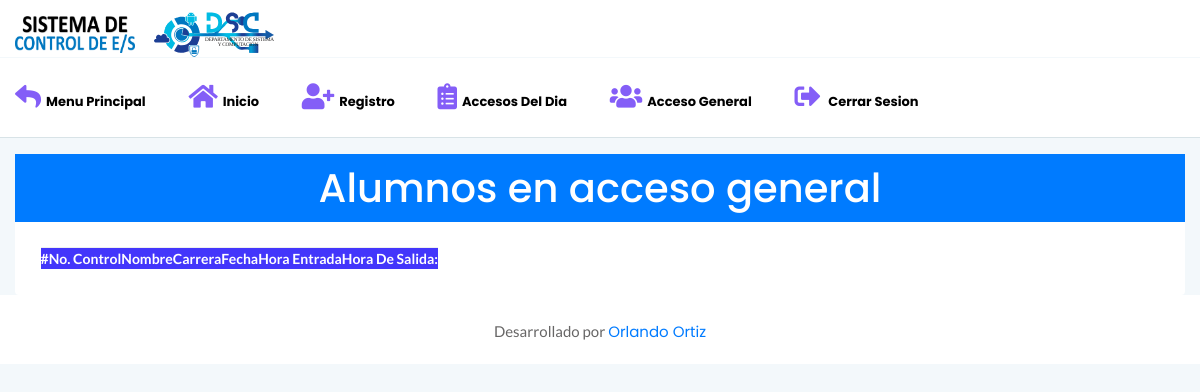
Page /SES/Accesogeneral (signed in) on the earlier database version.
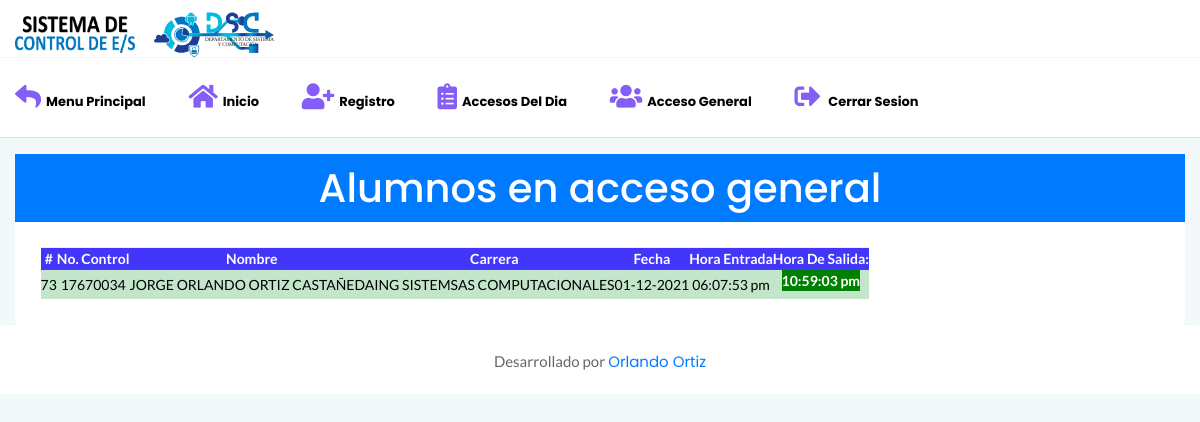
Same page on the later database version.
### tables this page shows
CREATE TABLE IF NOT EXISTS `alumnos` (
  `id` int(11) NOT NULL AUTO_INCREMENT,
  `nombre` varchar(50) NOT NULL,
  `nocontrol` varchar(12) NOT NULL,
  `carrera` varchar(50) NOT NULL,
  `entrada` varchar(50) NOT NULL,
  `enhora` varchar(50) NOT NULL,
  `sahora` varchar(50) DEFAULT NULL,
  PRIMARY KEY (`id`)
);

### SES/controladores/plantilla.controlador.php (called while the page is built)
<?php
class ControladorPlantilla{
	public function ctrPlantilla(){
		include "vistas/plantilla.php";
	}
}

### SES/index.php (called while the page is built, shortened)
<?php
require_once "controladores/plantilla.controlador.php";
require_once "controladores/tablageneral.controlador.php";
require_once "modelos/tablageneral.modelo.php";
$plantilla = new ControladorPlantilla();
$plantilla->ctrPlantilla();

### SES/modelos/conexion.php (called while the page is built)
<?php
class Conexion
{
	static public function conectar()
	{
		$link = new PDO("mysql:host=localhost;dbname=cat", "u297166837.dsc", "DscIti2021.");
		$link->exec("set names utf8");
		return $link;
	}
}

### SES/modelos/tablageneral.modelo.php (called while the page is built, shortened)
<?php
require_once "conexion.php";
class ModeloMostrarAlumnosG
{
    static public function MdlMostrarAlumnos($tabla, $item, $valor, $DateEntrada)
    {
        if ($item != null) {
            $stmt = Conexion::conectar()->prepare("SELECT id, nocontrol, nombre, carrera, entrada ,enhora, sahora FROM $tabla WHERE $item = :$item");
            $stmt->bindParam(":" . $item, $valor, PDO::PARAM_STR);
            $stmt->execute();
            return $stmt->fetch();
        } else {
            $stmt = Conexion::conectar()->prepare("SELECT id, nocontrol, nombre, carrera, entrada ,enhora, sahora FROM $tabla");
            $stmt->bindParam(":entrada", $DateEntrada, PDO::PARAM_STR);
            $stmt->execute();
            return $stmt->fetchAll();
        }
    }
}

### SES/controladores/tablageneral.controlador.php (the view, shortened to what this page needs)
<?php
class ControladorMostrarAlunmosG
{
    public static function ctrMostrarAlumnos()
    {
        $Object = new DateTime();
        $Object->setTimezone(new DateTimeZone('America/Mexico_City'));
        $DateEntrada = $Object->format("d-m-Y");
        $tabla = "alumnos";
        $item = null;
        $valor = "";
        $respuesta = ModeloMostrarAlumnosG::MdlMostrarAlumnos($tabla, $item, $valor, $DateEntrada);
        foreach ($respuesta as $key => $value) {
            echo ' <tr class="table-success">
                            <td>' . $value["id"] . '</td>
                            <td>' . $value["nocontrol"] . '</td>
                            <td>' . $value["nombre"] . '</td>
                            <td>' . $value["carrera"] . '</td>
                            <td>' . $value["entrada"] . '</td>
                            <td>' . $value["enhora"] . '</td>
                            <td>' ?>
                                 <?php
                                    if (empty($value["sahora"])) {
                                        echo '<label style="color: white; background-color: red;"><strong> Dentro del la Institución </strong></label>';
                                    } else {
                                        echo  '<label style="color: white; background-color: green;"> <strong>' . $value["sahora"] . ' </strong></label>';
                                    }
                                    ?>
                                <?php
                            }
                        }
                    }

### SES/vistas/plantilla.php (shortened to what this page needs)
<!doctype html>
<html class="no-js" lang="es">
<head>
    <link href="https://cdn.jsdelivr.net/npm/bootstrap@5.1.2/dist/css/bootstrap.min.css" rel="stylesheet">
    <link rel="stylesheet" href="vistas/assets/css/bootstrap.min.css">
    <link rel="stylesheet" href="vistas/assets/css/swichtCSS.css">
    <link rel="stylesheet" href="vistas/assets/css/Font-Awesome.css">
    <link rel="stylesheet" href="vistas/assets/css/themify-icons.css">
    <link rel="stylesheet" href="vistas/assets/css/metisMenu.css">
    <link rel="stylesheet" href="vistas/assets/css/owl.carousel.min.css">
    <link rel="stylesheet" href="vistas/assets/css/slicknav.min.css">
    <link rel="stylesheet" type="text/css" href="vistas/assets/css/dataTables.bootstrap4.min.css">
    <link rel="stylesheet" type="text/css" href="vistas/assets/css/responsive.bootstrap.min.css">
    <link rel="stylesheet" type="text/css" href="vistas/assets/css/responsive.jqueryui.min.css">
    <link rel="stylesheet" type="text/css" href="vistas/assets/css/jquery.dataTables.css">
    <link rel="stylesheet" href="vistas/assets/css/typography.css">
    <link rel="stylesheet" href="vistas/assets/css/default-css.css">
    <link rel="stylesheet" href="vistas/assets/css/styles.css">
    <link rel="stylesheet" href="vistas/assets/css/responsive.css">
</head>
<body style="background-color: #F3F8FB">
    <?php
    echo '<div class="horizontal-main-wrapper">';
    include "modulos/cabezote.php";
    if (isset($_GET["ruta"])) {
        if (
            $_GET["ruta"] == "Inicio" ||
            $_GET["ruta"] == "Registro" ||
            $_GET["ruta"] == "Accesos" ||
            $_GET["ruta"] == "Accesogeneral" ||
            $_GET["ruta"] == "CerrarSesion" ||
            $_GET["ruta"] == "Regresar"
        ) {
            require "modulos/" . $_GET["ruta"] . ".php";
        } else {
            include "modulos/404.php";
        }
    }
    include "modulos/footer.php";
    echo '</div>';
    ?>
</body>
</html>

### SES/vistas/modulos/cabezote.php (shortened to what this page needs)
<div class="mainheader-area" style="padding-top: 12px;">
    <div class="container">
        <div class="row align-items-center">
            <div class="col-md-3 d-none d-md-block">
                <div class="logo">
                    <a href="Inicio"><img src="vistas/assets/images/icon/SCES.png" alt="logo"></a>
                    <a href="Inicio" class="ml-3"><img src="vistas/assets/images/icon/LogoDSC.svg" alt="logo"></a>
                </div>
            </div>
        </div>
    </div>
</div>
<div class="header-area header-bottom">
    <div class="container">
        <div class="row align-items-center">
            <div class="col-lg-12  d-none d-lg-block">
                <div class="horizontal-menu">
                    <nav>
                        <ul id="nav_menu">
                            <li>
                                <a href="Regresar"><i class="fas fa-reply fa-2x" style="color: #845ef7;"></i><span><strong>menu principal</strong></span></a>
                            </li>
                            <li>
                                <a href="Inicio"><i class="fa fa-home fa-2x" style="color: #845ef7;"></i><span><strong>Inicio</strong></span></a>
                            </li>
                            <li>
                                <a href="Registro"><i class="fas fa-user-plus fa-2x" style="color: #845ef7;"></i><span><strong>Registro</strong></span></a>
                            </li>
                            <li>
                                <a href="Accesos"><i class="fa fa-clipboard-list fa-2x" style="color: #845ef7;"></i><span><strong>Accesos del dia</strong></span></a>
                            </li>
                            <li>
                                <a href="Accesogeneral"><i class="fa fa-users fa-2x" style="color: #845ef7;"></i><span><strong>Acceso General</strong></span></a>
                            </li>
                            <li>
                                <a href="CerrarSesion"><i class="fa fa-sign-out-alt fa-2x" style="color: #845ef7;"></i><span><strong> Cerrar Sesion</strong></span></a>
                            </li>
                        </ul>
                    </nav>
                </div>
            </div>
        </div>
    </div>
</div>

### SES/vistas/modulos/Accesogeneral.php
<div class="col-12 mt-3">
    <div class="card">
        <h1 style="background-color: #007BFF; padding: 10px;color: white;" class=" text-center">Alumnos en acceso general</h1>
        <div class="card-body">
            <div class="datatable-primary">
                <table class="text-center tablaES">
                    <thead class="text-capitalize">
                        <tr>
                            <th>#</th>
                            <th>No. Control</th>
                            <th>Nombre</th>
                            <th>Carrera</th>
                            <th>Fecha</th>
                            <th>Hora entrada</th>
                            <th> Hora de salida:</th>
                        </tr>
                    </thead>
                    <tbody>
                        <?php
                        $VerResidentes = new ControladorMostrarAlunmosG();
                        $VerResidentes->ctrMostrarAlumnos();
                        ?>
                    </tbody>
                </table>
            </div>
        </div>
    </div>
</div>

### SES/vistas/modulos/footer.php
<footer>
    <div class="footer-area">
        <p>Desarrollado por <a href="https://github.com/OrlandoOrtiz1079" target="_blank">Orlando Ortiz</a>
    </div>
</footer>

### SES/vistas/assets/css/styles.css (style rules this page uses)
.card { border: none; border-radius: 4px; background-color: #fff; -webkit-transition: all 0.3s ease 0s; transition: all 0.3s ease 0s; }
.card-body { padding: 25.6px; padding: 1.6rem; }
.logo a { display: inline-block; max-width: 120px; }
.horizontal-main-wrapper { min-height: 100vh; }
.horizontal-main-wrapper .container { max-width: 1440px; }
.horizontal-main-wrapper .header-area, .horizontal-main-wrapper .mainheader-area { padding-left: 0; padding-right: 0; }
.mainheader-area { background: #fff; border-bottom: 1px solid #f3f8fb; padding-left: 15px; position: relative; z-index: 99; }
.horizontal-menu { position: relative; }
.horizontal-menu ul li { display: inline-block; position: relative; }
.horizontal-menu ul li a { display: block; font-size: 13px; padding: 10px 20px; color: #000000; text-transform: capitalize; }
.horizontal-menu nav>ul>li:first-child>a { padding-left: 0; }
.horizontal-menu ul li a i { margin-right: 5px; }
.slicknav_nav .slicknav_row, .slicknav_nav a { text-transform: capitalize; }
.slicknav_nav li i { width: 26px; display: inline-block; }
.header-area { padding: 15px 30px; background: #fff; border-bottom: 1px solid #d8e3e7; }
.footer-area { text-align: center; padding: 23px 0 19px; background: #fff; }
.footer-area p { color: #676666; margin-bottom: 0; }
label { font-weight: 500; color: #666; display: inline-block; margin-bottom: 8px; margin-bottom: .5rem; }
table tr th { border-bottom: none; }
table tr th, table tr td { border-top: 1px solid rgba(120, 130, 140, 0.13) !important; }
.datatable-primary thead { background: #4336fb; color: #fff; }

Differences in the rows shown:
added alumnos: id "73", nocontrol "17670034", nombre "JORGE ORLANDO ORTIZ CASTAÑEDA", carrera "ING SISTEMSAS COMPUTACIONALES", entrada "01-12-2021", enhora "06:07:53 pm", sahora "10:59:03 pm"
